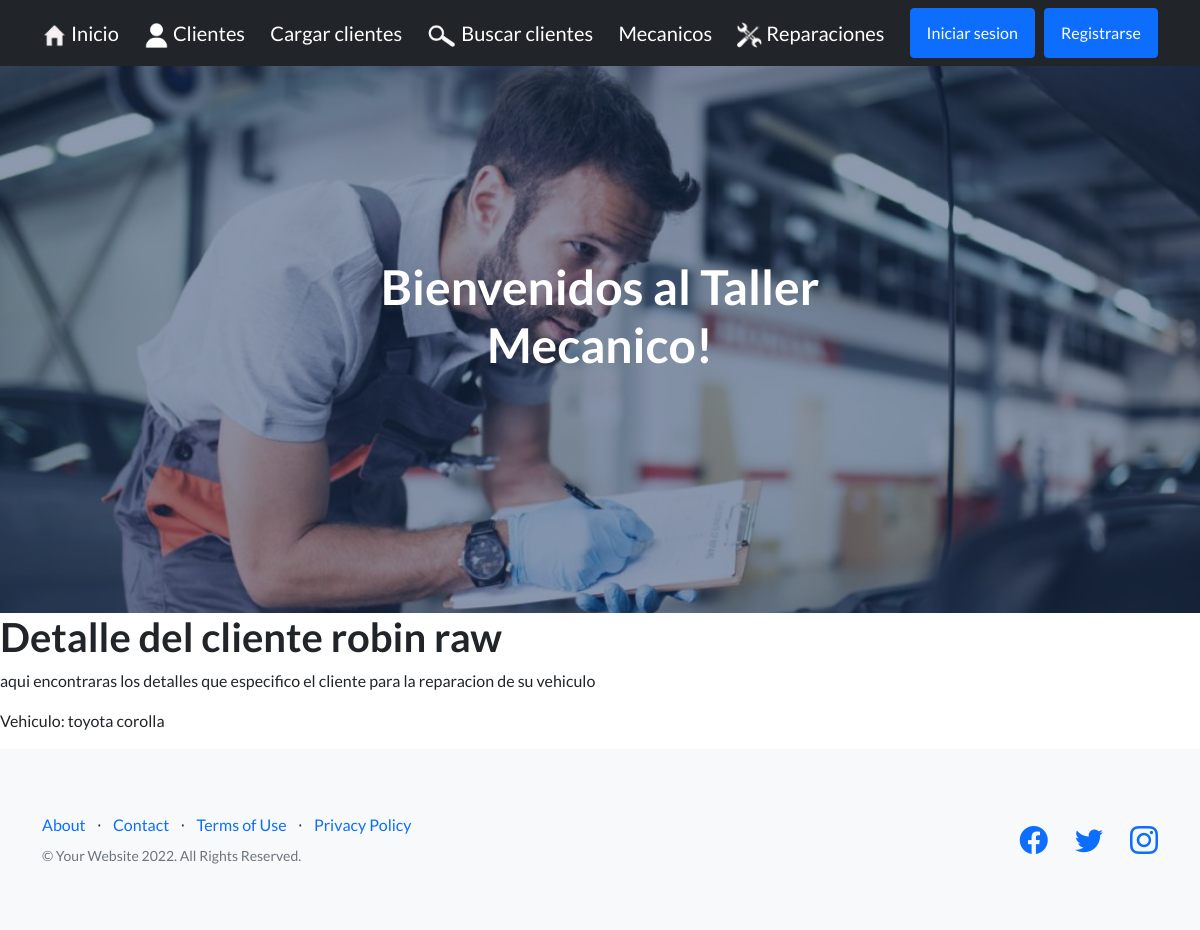
Screenshot of /detailcliente/4 with the database file from the repository.
### blog/models.py (models this page shows, shortened)
class cliente(models.Model):
    nombre = models.CharField(max_length=50)
    apellido = models.CharField(max_length=50)
    vehiculo = models.CharField(max_length=20)

### blog/views.py (the view)
# urls.py: path('detailcliente/<int:pk>', ClienteDetail.as_view(), name ="clientesDetail" ),
class ClienteDetail (DetailView):
    model= cliente
    template_name = 'clientesDetail.html'

### blog/templates/clientesDetail.html
{% extends 'padre.html' %}
{% block bloqueQueCambia %}
   <h1>Detalle del cliente {{cliente.nombre}} {{cliente.apellido}} </h1>
 <p>aqui encontraras los detalles que especifico el cliente para la reparacion de su vehiculo</p>
<p> Vehiculo: {{cliente.vehiculo}}</p>
{% endblock bloqueQueCambia  %}

### rows the page displays
cliente: nombre "robin", apellido "raw", vehiculo "toyota corolla"
